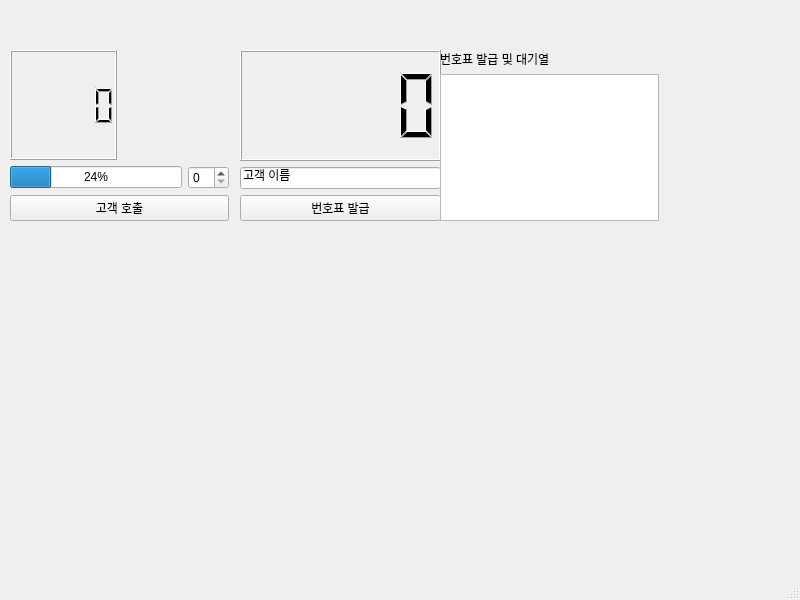
<?xml version="1.0" encoding="UTF-8"?>
<ui version="4.0">
 <class>MainWindow</class>
 <widget class="QMainWindow" name="MainWindow">
  <property name="geometry">
   <rect>
    <x>0</x>
    <y>0</y>
    <width>800</width>
    <height>600</height>
   </rect>
  </property>
  <property name="windowTitle">
   <string>MainWindow</string>
  </property>
  <widget class="QWidget" name="centralwidget">
   <widget class="QWidget" name="verticalLayoutWidget">
    <property name="geometry">
     <rect>
      <x>10</x>
      <y>50</y>
      <width>219</width>
      <height>171</height>
     </rect>
    </property>
    <layout class="QVBoxLayout" name="verticalLayout">
     <item>
      <layout class="QHBoxLayout" name="horizontalLayout_3">
       <item>
        <widget class="QLCDNumber" name="lcdNowServing"/>
       </item>
       <item>
        <widget class="QLabel" name="serveLabel">
         <property name="text">
          <string/>
         </property>
        </widget>
       </item>
      </layout>
     </item>
     <item>
      <layout class="QHBoxLayout" name="horizontalLayout_2">
       <item>
        <widget class="QProgressBar" name="progress">
         <property name="value">
          <number>24</number>
         </property>
        </widget>
       </item>
       <item>
        <widget class="QSpinBox" name="duration"/>
       </item>
      </layout>
     </item>
     <item>
      <widget class="QPushButton" name="callBtn">
       <property name="text">
        <string>고객 호출</string>
       </property>
      </widget>
     </item>
    </layout>
   </widget>
   <widget class="QWidget" name="horizontalLayoutWidget">
    <property name="geometry">
     <rect>
      <x>240</x>
      <y>50</y>
      <width>201</width>
      <height>171</height>
     </rect>
    </property>
    <layout class="QHBoxLayout" name="horizontalLayout">
     <item>
      <layout class="QVBoxLayout" name="verticalLayout_2">
       <item>
        <widget class="QLCDNumber" name="lcdIssued"/>
       </item>
       <item>
        <widget class="QLineEdit" name="nameEdit">
         <property name="text">
          <string>고객 이름</string>
         </property>
        </widget>
       </item>
       <item>
        <widget class="QPushButton" name="issueBtn">
         <property name="text">
          <string>번호표 발급</string>
         </property>
        </widget>
       </item>
      </layout>
     </item>
    </layout>
   </widget>
   <widget class="QWidget" name="verticalLayoutWidget_3">
    <property name="geometry">
     <rect>
      <x>440</x>
      <y>50</y>
      <width>219</width>
      <height>171</height>
     </rect>
    </property>
    <layout class="QVBoxLayout" name="verticalLayout_3">
     <item>
      <widget class="QLabel" name="waitLabel">
       <property name="text">
        <string>번호표 발급 및 대기열</string>
       </property>
      </widget>
     </item>
     <item>
      <widget class="QListWidget" name="list"/>
     </item>
    </layout>
   </widget>
  </widget>
  <widget class="QMenuBar" name="menubar">
   <property name="geometry">
    <rect>
     <x>0</x>
     <y>0</y>
     <width>800</width>
     <height>22</height>
    </rect>
   </property>
  </widget>
  <widget class="QStatusBar" name="statusbar"/>
 </widget>
 <resources/>
 <connections/>
</ui>
